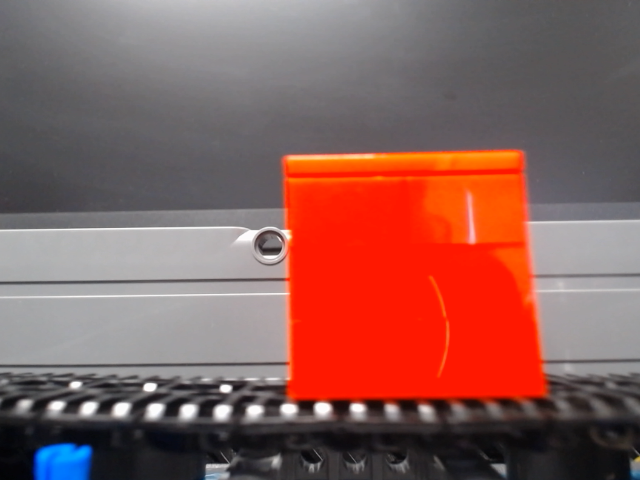
#> input picture captured_images/good/foto_1.png, 640 x 480 px
$ python transform.py
#> lines starting #> are read from the running program, lines starting #| are printed output that depends on the picture; after the words box and inside, x2 and y2 are one past the last pixel; in counts of white or black regions, pixels touching at a corner belong together
import os
import cv2 as cv
import numpy as np

def resize_and_process_image(image_path, output_dir, index, size=(128, 128)):
#> called with image_path = 'captured_images/good/foto_1.png', output_dir = 'AI/datasets/OUT/images/good', index = 0, size = (128, 128)
    img = cv.imread(image_path, cv.IMREAD_COLOR)
#> img is the input picture: shape (480, 640, 3); mean B, G, R 90, 94.7, 138.8

    if img is None:
        print(f"Erro ao ler a imagem: {image_path}")
        return

    # Aplica um filtro Gaussiano para suavizar a imagem
    img_blur = cv.GaussianBlur(img, (5, 5), 0)

    # Converte a imagem suavizada para HSV
    img_hsv = cv.cvtColor(img_blur, cv.COLOR_BGR2HSV)
#> img_hsv: shape (480, 640, 3); mean H, S, V 102.1, 65.2, 141.6

    # Define a faixa de cor vermelha na escala HSV
    lower_red = np.array([0, 100, 100])
    upper_red = np.array([10, 255, 255])
    mask = cv.inRange(img_hsv, lower_red, upper_red)
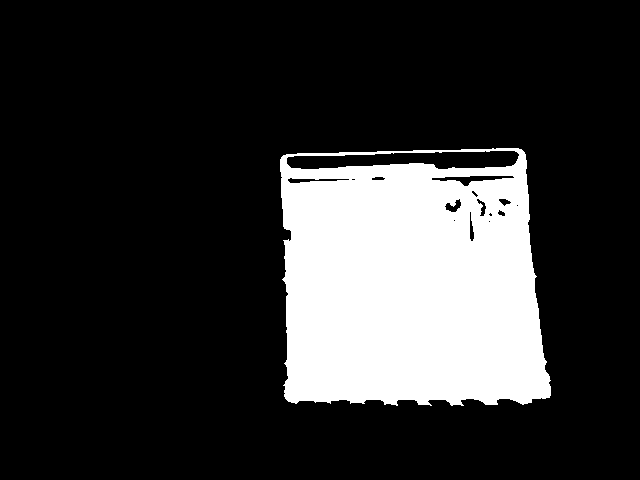
#> mask: shape (480, 640); 19.3% white; 1 white region, box (x1, y1, x2, y2) and area: (280, 148, 551, 406) 59211

    kernel = np.ones((5, 5), np.uint8)
    mask = cv.morphologyEx(mask, cv.MORPH_OPEN, kernel)
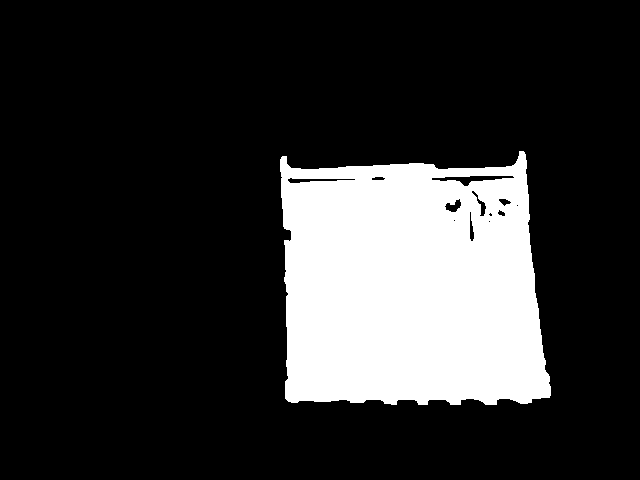
#> mask: shape (480, 640); 19% white; 1 white region, box (x1, y1, x2, y2) and area: (280, 151, 551, 405) 58441
    mask = cv.morphologyEx(mask, cv.MORPH_CLOSE, kernel)
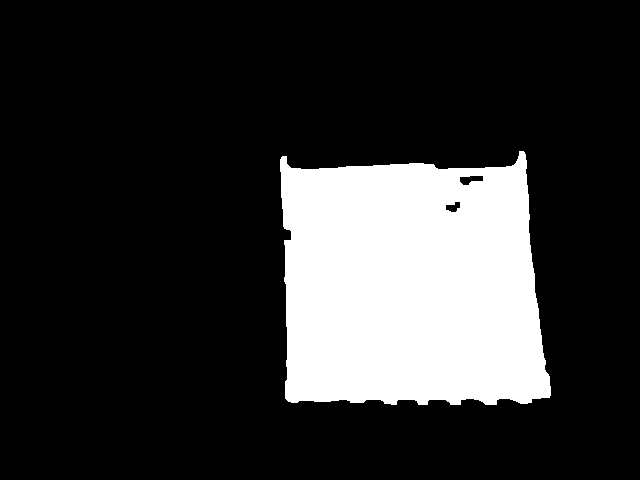
#> mask: shape (480, 640); 19.2% white; 1 white region, box (x1, y1, x2, y2) and area: (280, 151, 551, 405) 59082

    # Aplica a máscara à imagem original para obter apenas as partes vermelhas
    img_red_filtered = cv.bitwise_and(img, img, mask=mask)
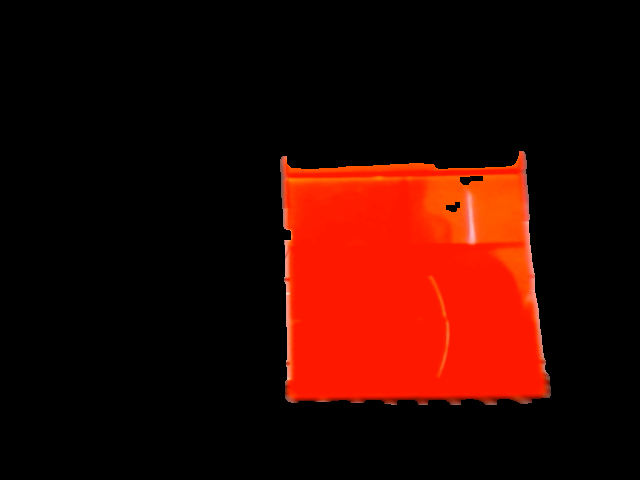
#> img_red_filtered: shape (480, 640, 3); mean B, G, R 1, 7.5, 48.4

    # Converte a imagem para escala de cinza
    img_gray = cv.cvtColor(img_red_filtered, cv.COLOR_BGR2GRAY)
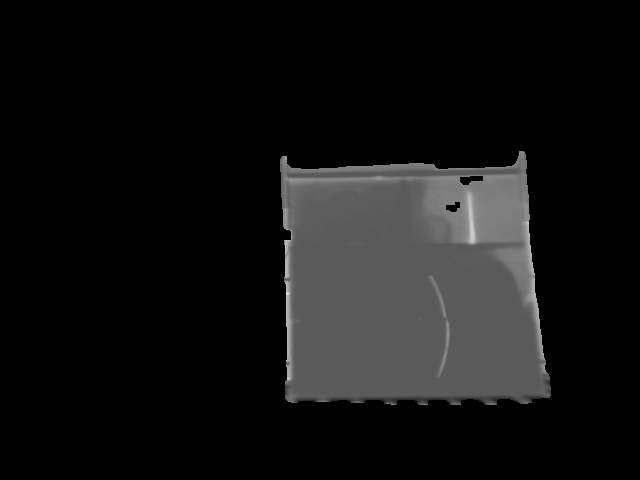
#> img_gray: shape (480, 640); min 0, max 239, mean 18.9

    # Binariza a imagem
    _, img_binary = cv.threshold(img_gray, 0, 255, cv.THRESH_BINARY + cv.THRESH_OTSU)
#> img_binary: shape (480, 640); 19.2% white; 1 white region, box (x1, y1, x2, y2) and area: (280, 151, 551, 405) 58907

    # Redimensiona a imagem binarizada
    img_resized = cv.resize(img_binary, size)
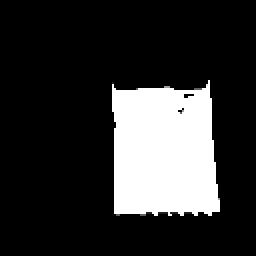
#> img_resized: shape (128, 128) (shown 2 times larger); min 0, max 255, mean 48.9

    # Salva a imagem resultante em formato PNG
    output_path = os.path.join(output_dir, f"{index}.png")
    cv.imwrite(output_path, img_resized, [cv.IMWRITE_PNG_COMPRESSION, 9])
    print(f"Imagem salva: {output_path}")

def process_images_from_directory(directory, output_dir):
    if not os.path.exists(output_dir):
        os.makedirs(output_dir)

    image_index = 0

    for subdir, dirs, files in os.walk(directory):
        for file in files:
            if file.endswith(".png"):
                img_path = os.path.join(subdir, file)
                resize_and_process_image(img_path, output_dir, image_index)
                image_index += 1

print("transforming")
directory = 'captured_images'
output_directory = 'AI/datasets/OUT/images/good'
input_dir = os.path.join(directory, "good")
process_images_from_directory(input_dir, output_directory)
